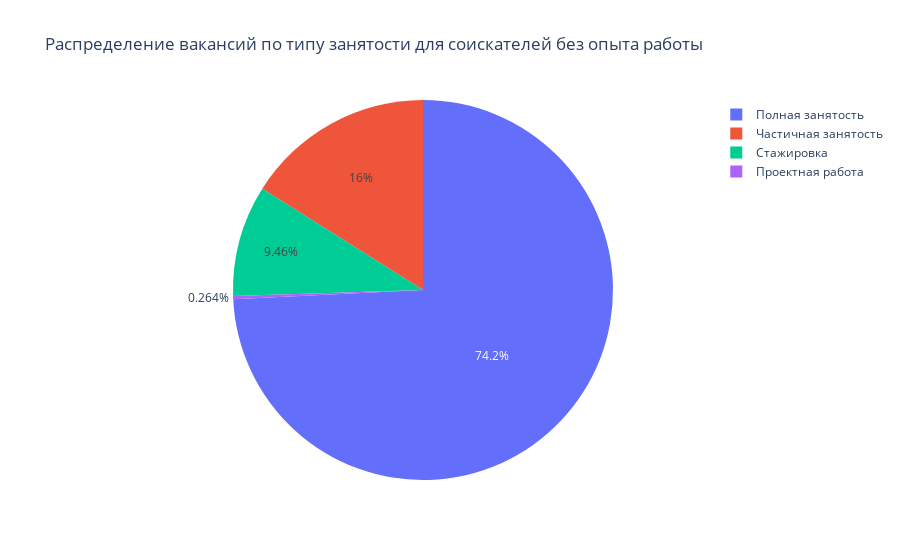

Notebook code cell kept with this figure:
### Code cell
#строю график для иллюстряции распределения вакансий для людей без опыта работы по типу занятости
query_3_7_1 = f'''SELECT 
                    v.experience AS experience_years,
                    v.employment as employment_type,
                    COUNT(v.id) as count
                FROM vacancies as v 
                GROUP BY 1, 2
                HAVING v.experience ilike '%Нет Опыта%'
                '''
df_3_7_1 = pd.read_sql_query(query_3_7_1, connection)
fig_3_7_1 = px.pie(df_3_7_1, names='employment_type', values = 'count', title='Распределение вакансий по типу занятости для соискателей без опыта работы')
fig_3_7_1.show()

### Figure 1 — Plotly figure (JSON) as saved in the notebook; plotly's stock layout.template omitted (floating-point values rounded to 4 significant figures)
{"data": [{"domain": {"x": [0, 1], "y": [0, 1]}, "hovertemplate": "employment_type=%{label}<br>count=%{value}<extra></extra>", "labels": ["Полная занятость", "Проектная работа", "Стажировка", "Частичная занятость"], "legendgroup": "", "name": "", "showlegend": true, "type": "pie", "values": [5342, 19, 681, 1155]}], "layout": {"legend": {"tracegroupgap": 0}, "title": {"text": "Распределение вакансий по типу занятости для соискателей без опыта работы"}}}
